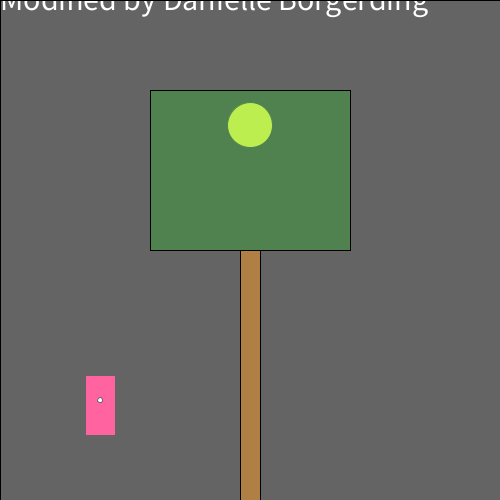
Frame 1 (no input)
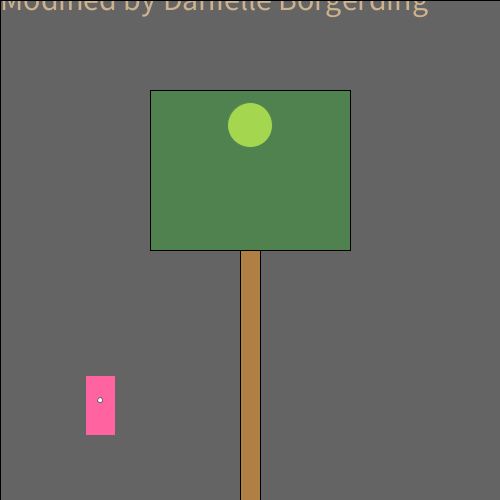
Frame 60 (the mouse pressed at the canvas centre just before this capture)
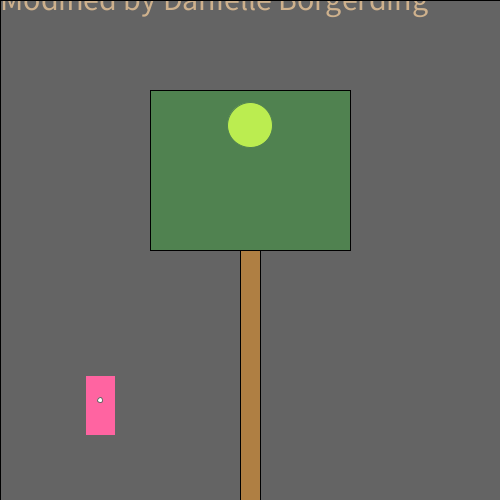
Frame 120 (the mouse held since frame 60 and released just before this capture)

The Processing sketch that drew these frames (run headless with seeded random() and noise(); from frame 60 on, the mouse is pressed at the canvas centre):

// Processing sketch: processing_109429
// ── processing_109429.pde

/*
  Norm Krumpe
  September 22, 2012
  Models a light that is triggered by motion (in this case, motion
  of the mouse).  The light also has a timer.  So, motion turns on the
  light, but a certain amount of time passing with no motion will
  cause the light to turn off again.
*/

// How close you need to get to the
// light sensor in order to turn on
// the light.  Higher values make it
// easier to trigger the light.  Distance
// is measured in pixels.
final int TRIGGER_DISTANCE = 50;

// The location of the sensor:
final int SWITCH_CENTER_X = 100;
final int SWITCH_CENTER_Y = 400;

// seconds until light shuts off automatically when there is no motion
final float SECONDS_UNTIL_AUTO_SHUTOFF = 10; 

// Light will initially be on because of this next value.
// Want the light off initially?  
// Set this to something less than SECONDS_UNTIL_AUTO_SHUTOFF
float timeOfLastTrigger = 0; 
boolean revealTriggerRegion = false;

// Just choose a window size
void setup() {
  size(500, 500);
}

// Each time the mouse moves, check to see
// if it triggered the motion sensor
void mouseMoved() {
  if (motionSensorWasTriggered()) {
    timeOfLastTrigger = millis()/1000.0;
  }
}

// When a key is pressed, toggle the "cheat" that
// reveals the motion sensor's trigger region.
void keyPressed() {
  revealTriggerRegion = !revealTriggerRegion;
}

// Draw the various parts of the scene
void draw() {
  background(0);
  textSize (32);
  text("Modified by Danielle Borgerding", 0, 10);
  drawLightSwitch();
  drawLamp();  
  drawTriggerRegion();
}

// Draws all components of the lamp
void drawLamp() {
  drawLight();
  fill(0, 255, 0, 50);
  rect(150, 90, 200, 160);
  fill(175, 127, 67);
  rect(240, 250, 20, 250);
}

// How the light gets drawn depends on whether
// the lightbulb is lit.
void drawLight() {

  if (secondsSinceLastTrigger() < SECONDS_UNTIL_AUTO_SHUTOFF) {
    // If the light is on:
    int strength = (int)random(156, 256);
    fill(strength, strength, 0);
    ellipse(250, 125, 45, 45);
    fill(255, 100);
    rect(0, 0, width, height);
  }

  else {
    // Light is off:
    fill(10, 10, 0);
    ellipse(250, 125, 45, 45);
  }
}

// Draw the light switch/sensor
void drawLightSwitch() {
  fill(255, 0, 100);
  rect(SWITCH_CENTER_X - 15, SWITCH_CENTER_Y - 25, 30, 60);
  fill(255);
  ellipse(SWITCH_CENTER_X, SWITCH_CENTER_Y, 5, 5);
}

// Return true if the mouse triggered the sensor
boolean motionSensorWasTriggered() {
  return distanceFromLightSwitch() < TRIGGER_DISTANCE;
}

// Compute the distance between the mouse and the sensor
float distanceFromLightSwitch() {  
  return dist(mouseX, mouseY, SWITCH_CENTER_X, SWITCH_CENTER_Y);
}

// Determine how long it has been since the motion sensor
// was last turned on.
float secondsSinceLastTrigger() {
  return millis()/1000.0 - timeOfLastTrigger;
}

// Show a "cheat" region so that you know where the mouse
// needs to go in order to trigger the light sensor
void drawTriggerRegion() {
  if (revealTriggerRegion) {
    fill(255, 25);
    ellipse(SWITCH_CENTER_X, SWITCH_CENTER_Y, 
    TRIGGER_DISTANCE * 2, TRIGGER_DISTANCE * 2);
  }
}
